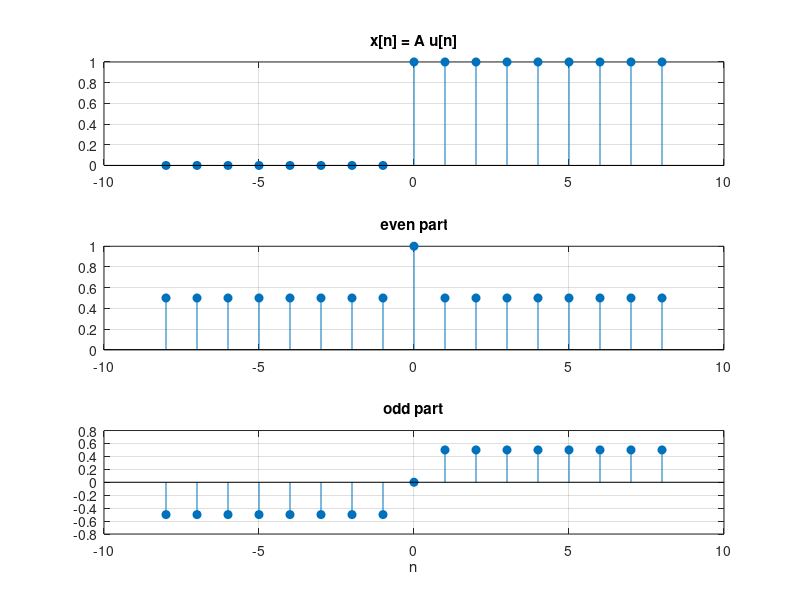

Here is the MATLAB script that generated this plot: (Note: this script raises an error after producing the figure.)
% Signals and Systems — Even and Odd Signals
%title: Even and Odd Parts
%ar-title: الجزء الزوجي والجزء الفردي
%lesson: ss-ch1-4
%course: signals-systems

%% Build x[n] on a symmetric index range
%ar: لنحسب x[−n] بسهولة نجعل محور n متماثلًا حول الصفر (من −N إلى N). عندها x[−n] هي fliplr(x).
A = 1; n = -8:8;
x = A*(n >= 0);
xr = fliplr(x);                      % x[-n]

%% The two parts
%ar: xe = ½(x[n] + x[−n]) و xo = ½(x[n] − x[−n]). مجموعهما x، والزوجي متماثل والفردي متماثل عكسيًا.
xe = (x + xr)/2; xo = (x - xr)/2;
fprintf('xe at n = -1, 0, 1: %g %g %g\n', xe(n == -1), xe(n == 0), xe(n == 1))
fprintf('xo at n = -1, 0, 1: %g %g %g\n', xo(n == -1), xo(n == 0), xo(n == 1))
fprintf('max |xe + xo - x| = %g\n', max(abs(xe + xo - x)))
%check: xe(n == 0) == 1 && xe(n == 3) == 0.5 && xo(n == -2) == -0.5

%% Plot
%ar: ثلاثة رسوم stem فوق بعض: الإشارة، الزوجي، الفردي.
subplot(3,1,1); stem(n, x, 'filled'); grid on; title('x[n] = A u[n]')
subplot(3,1,2); stem(n, xe, 'filled'); grid on; title('even part')
subplot(3,1,3); stem(n, xo, 'filled'); grid on; title('odd part'); xlabel('n')

%%! Project idea: even/odd of any signal and energy split
%ar: مشروع: دالة evenodd لأي إشارة على محور متماثل، وتتحقق أن الطاقة تنقسم: E = Ee + Eo (لأن الجزأين متعامدان).
y = (0.8.^abs(n)).*(n >= -3) + 0.3*n.*(abs(n) <= 4);
[ye, yo] = evenodd(y);
fprintf('E = %.4f, Ee + Eo = %.4f\n', sum(y.^2), sum(ye.^2) + sum(yo.^2))
%check: abs(sum(y.^2) - sum(ye.^2) - sum(yo.^2)) < 1e-12

function [e, o] = evenodd(x)
    r = fliplr(x); e = (x + r)/2; o = (x - r)/2;
end
